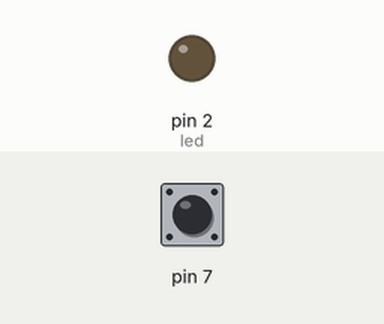
A sketch run on a simulated Arduino Uno, built with avr-gcc and run on an emulated ATmega328P. On the bench: output pins drawn as LEDs (lit = HIGH). Dashed ring = blinking. The inputs (shaded band) are chosen by the test bench; at power-on: pin 7 HIGH.

Above: at 1.2 s.
1.3 s: pin 7 pulled LOW for 0.15 s
At 1.55 s:
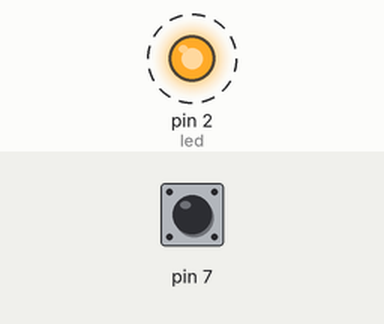
Timing chart, 0 to 8.7 s (numbered marks = the images above; inputs shaded):
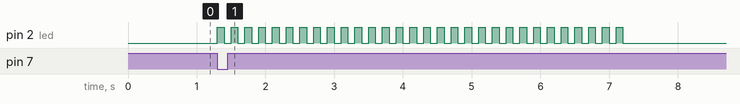

Measured:
- after the input at 1.3 s, pin 2 (led): alternates HIGH for 0.10 s and LOW for 0.10 s, 60 changes in all, then stays LOW, starting at once

The sketch:

eX_20.ino
```cpp
 /*
 *  IFSP - Registro - ALP
 * Piscar LED 30 vezes botao-20
 *
 *  Responsável: Thiago Ramos && Vitor Yuiti
 *
 *  Data: 29/08/2017.
 */

 boolean butt;
 int led, i;
 #define led 2
void setup() {
  pinMode(2, OUTPUT);
  pinMode(7, INPUT_PULLUP);

}
void loop() {
  butt = digitalRead(7);
if (butt == false) {
 while (i<30) {
 digitalWrite(led, HIGH);
 delay (100);
 digitalWrite (led, LOW);
 delay (100);
i++;
  }
  i= 0;
  }
  else{
}
}
```
